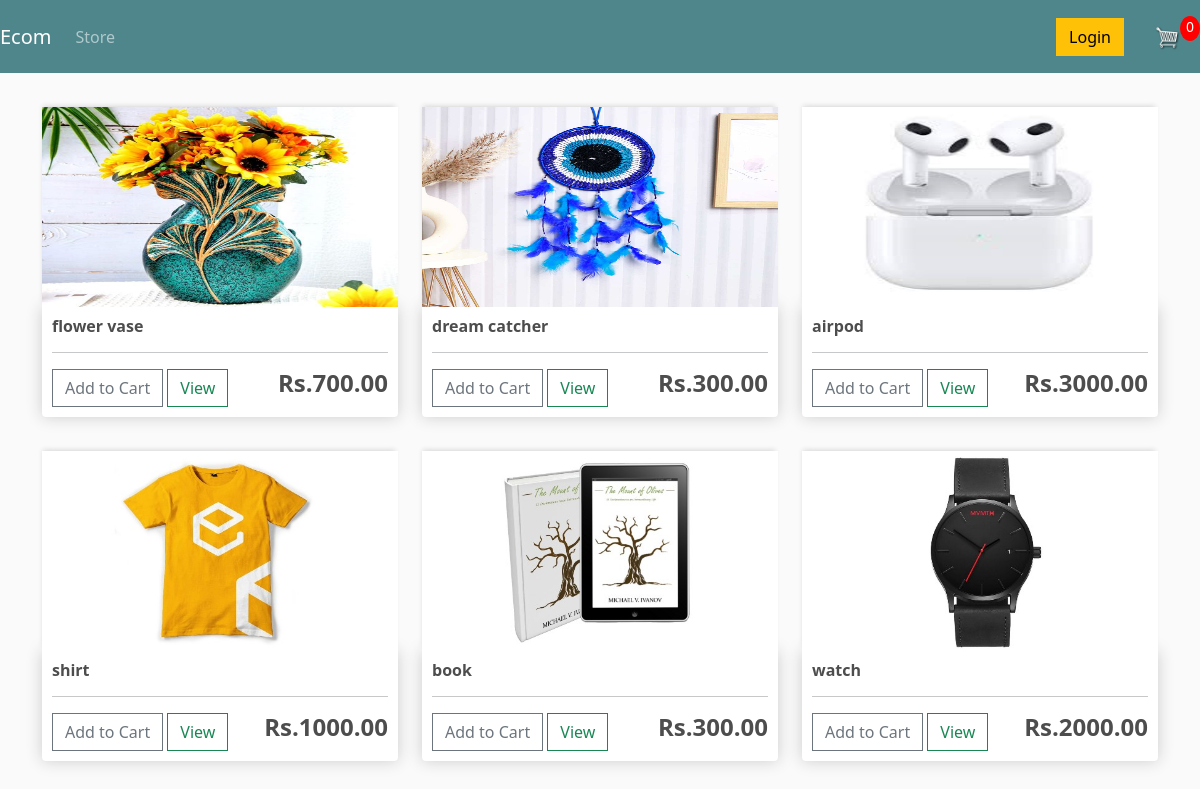
The page / on the database its author committed.
### store/models.py (models this page shows, shortened)
class Product(models.Model):
    name=models.CharField(max_length=100,null=True)
    price=models.DecimalField(max_digits=8,decimal_places=2)
    digital=models.BooleanField(default=False,null=True,blank=False)
    image = models.ImageField(null=True, blank=True)
    @property
    def imageURL(self):
        try:
            url=self.image.url
        except:
            url=''
        return url

### store/views.py (the view)
# urls.py: path('', store, name='store'),
def store(request):
   data=cartData(request)
   cartItems =data['cartItems']
   products = Product.objects.all()
   context = {'products':products, 'cartItems':cartItems}
   return render(request, 'store/store.html',context)

### store/utils.py (called while the page is built, shortened)
def cookieCart(request):
     try:
        cart = json.loads(request.COOKIES['cart'])
     except:
         cart={}
         print('Cart:',cart)
     items=[]
     order={'get_cart_total':0,'get_cart_items':0, 'shipping':False}
     cartItems=order['get_cart_items']
     return { 'cartItems':cartItems,'order':order,'items':items}

def cartData(request):
    if request.user.is_authenticated:
        customer=request.user.customer
        order, created =Order.objects.get_or_create(customer= customer,complete=False)
        items=order.orderitem_set.all()
        cartItems=order.get_cart_items
        print("Authenticated User:", request.user)
        print("Order Details:", order)
    else:
        cookieData=cookieCart(request)
        cartItems =cookieData['cartItems']
        order = cookieData['order']
        items = cookieData['items']
    return {'cartItems':cartItems,'order':order,'items':items}

### store/templates/store/store.html
{% extends 'store/main.html' %}
{% load static %}
{% block content %}
<div class="row">
		{%for product in products%}
	  <div class="col-lg-4 mb-4">
		<img class="thumbnail" src="{{product.imageURL}}" >
		<div class="box-element product">
		  <h6><strong>{{product.name}}</strong></h6>
		  <hr>
		  <button data-product-id="{{product.id}}" data-action="add" class="btn btn-outline-secondary add-btn update-cart">Add to Cart</button>
		  <a class="btn btn-outline-success" href="{% url 'cart' %}">View</a>
		  <h4 style="display: inline-block; float: right
		  "><strong>Rs.{{product.price|floatformat:2}}</strong></h4>
		</div>
	  </div>
	  {% endfor %}
</div>
{% endblock content %}

### store/templates/store/main.html (shortened to what this page needs)
<!DOCTYPE html>
{% load static %}
<html>
    <head>
        <link href="https://cdn.jsdelivr.net/npm/bootstrap@5.3.0-alpha1/dist/css/bootstrap.min.css" rel="stylesheet">
        <link rel="stylesheet" type="text/css" href="{% static 'css/main.css' %}">
     </head>
     <body>
        <nav class="navbar navbar-expand-lg navbar-dark bg-dark">
            <a class="navbar-brand" href="{% url 'store' %}">Ecom</a>
            <div class="collapse navbar-collapse" id="navbarSupportedContent">
                <ul class="navbar-nav me-auto ">
                    <li class="nav-item active">
                        <a class="nav-link" href="{% url 'store' %}">Store </a>
                    </li>
                </ul>
            <div class="d-flex align-items-center my-2">
                    <a href="{%url 'login' %}" class="btn btn-warning me-3">Login</a>
                    <a href="{% url 'cart' %}">
                        <img id="cart-icon" src="{% static 'image/cart.png' %}" >
                    </a>
                        <p id="cart-total">{{cartItems}}</p>
                </div>
            </div>
        </nav>
         <div class="container">
                <br>
                {% block content %}
                 {% endblock content %}
         </div>
     </body>
</html>

### store/static/css/main.css (style rules this page uses)
body { background-color: hsl(0, 0%, 98%); }
h1,h2,h3,h4,h5,h6 { color:hsl(0, 0%, 30%); }
.box-element { box-shadow:hsl(0, 0%, 80%) 0 0 16px; background-color: #fff; border-radius: 4px; padding: 10px; }
.thumbnail { width: 100%; height: 200px; -webkit-box-shadow: -1px -3px 5px -2px rgba(214,214,214,1); -moz-box-shadow: -1px -3px 5px -2px rgba(214,214,214,1); box-shadow: -1px -3px 5px -2px rgba(214,214,214,1); }
.product { border-radius: 0 0 4px 4px; }
.bg-dark { background-color: #4f868c!important; }
#cart-icon { width:25px; display: inline-block; margin-left: 15px; }
#cart-total { display: block; text-align: center; color:#fff; background-color: red; width: 20px; height: 25px; border-radius: 50%; font-size: 14px; }
.col-lg-4, .col-lg-6, .col-lg-8, .col-lg-12 { margin-top: 10px; }
.btn { border-radius: 0; }

### rows shown on the page
Product: imageURL (picture), name "flower vase", price "700.00"
Product: imageURL (picture), name "dream catcher", price "300.00"
Product: imageURL (picture), name "airpod", price "3000.00"
Product: imageURL (picture), name "shirt", price "1000.00"
Product: imageURL (picture), name "book", price "300.00"
Product: imageURL (picture), name "watch", price "2000.00"

### other values the page prints
{{ cartItems }} "0"
